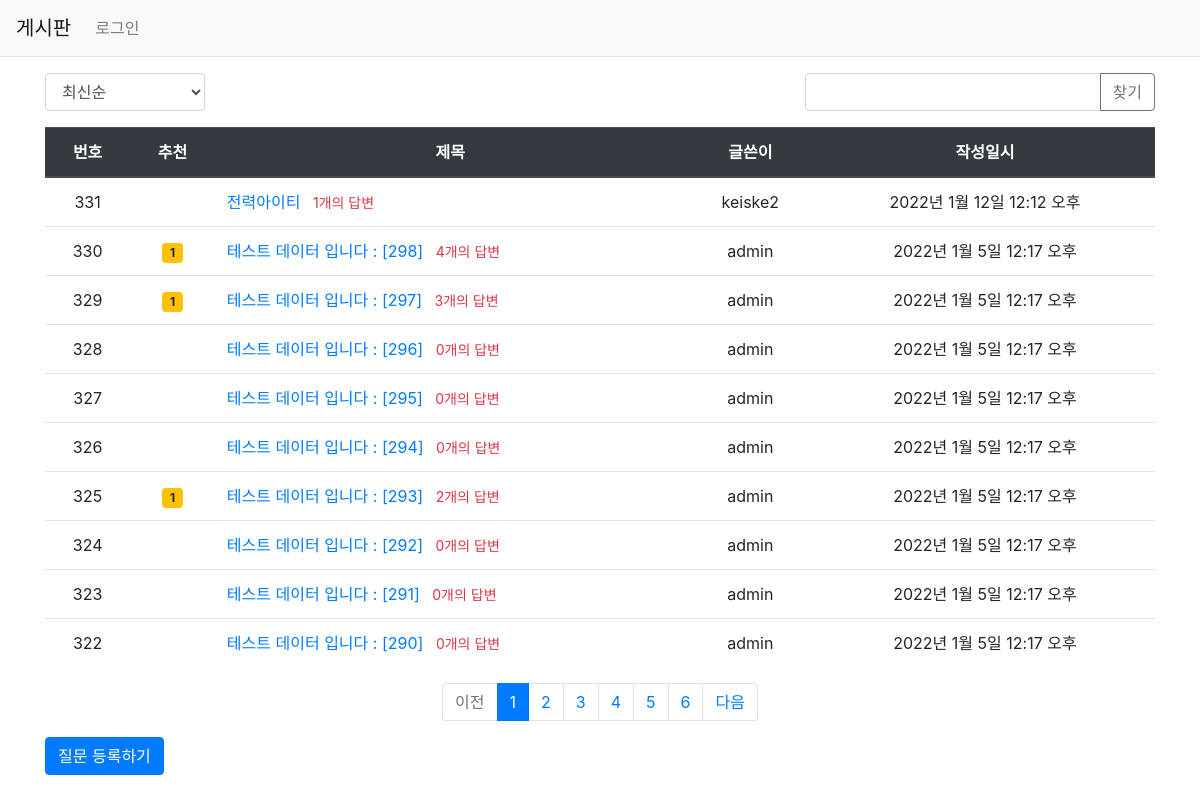
Page /pybo/ on the earlier database version.
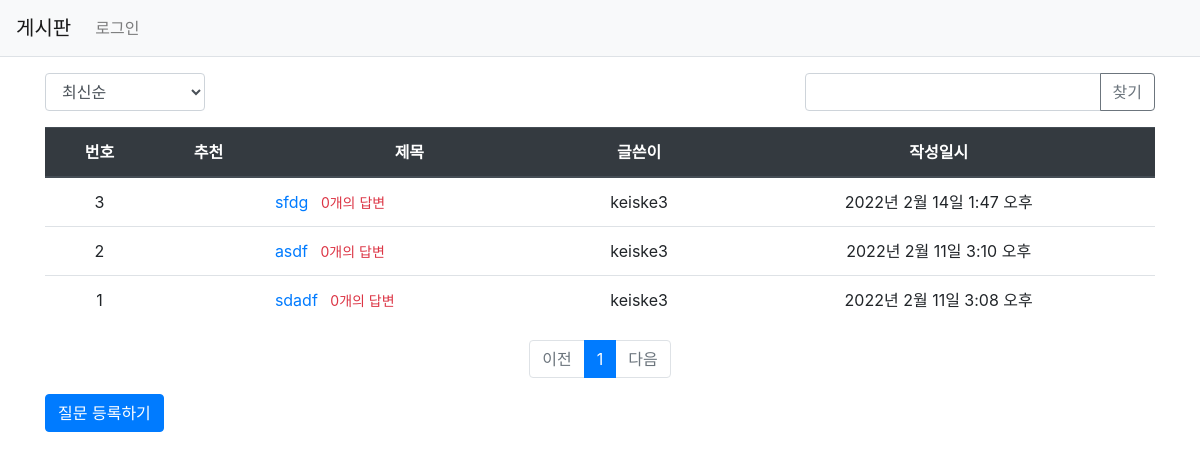
Same page on the later database version.
### pybo/models.py (models this page shows, shortened)
class Question(models.Model):
    author = models.ForeignKey(User, on_delete=models.CASCADE, related_name='author_question')
    subject = models.CharField(max_length=200)
    content = models.TextField()
    create_date = models.DateTimeField()
    modify_date = models.DateTimeField(null=True, blank=True)
    voter = models.ManyToManyField(User, related_name='voter_question')  # 추천인 추가

### pybo/views/base_views.py (the view, shortened to what this page needs)
# urls.py: path('', base_views.index, name='index'),
def index(request):
    logger.info("Print Info Level")
    """
    pybo 목록 출력
    """
    page = request.GET.get('page', '1') # 페이지
    kw = request.GET.get('kw', '') # 검색어
    so = request.GET.get('so', 'recent') # 정렬 기준
    if so == 'recommend':
        question_list=Question.objects.annotate(num_voter=Count('voter')).order_by('-num_voter', '-create_date')
    elif so == 'popular':
        question_list=Question.objects.annotate(num_answer=Count('answer')).order_by('-num_answer', '-create_date')
    else:
        question_list=Question.objects.order_by('-create_date')
    paginator = Paginator(question_list,10) # 페이지당 10개씩 보여주기
    page_obj = paginator.get_page(page)
    context = {'question_list': page_obj, 'page': page, 'kw': kw, 'so':so}
    return render(request, 'pybo/question_list.html', context)

### pybo/templatetags/pybo_filter.py (called while the page is built)
@register.filter
def sub(value, arg):
    return value - arg

### templates/pybo/question_list.html (shortened to what this page needs)
{% extends 'base.html' %}
{% load pybo_filter %}
{% block content %}
<div class="container my-3">
    <div class="row justify-content-between my-3">
        <div class="col-2">
            <select class="form-control so">
                <option value="recent" {% if so == 'recent' %}selected{% endif %}>최신순</option>
            </select>
        </div>
        <div class="col-4 input-group">
            <input type="text" class="form-control kw" value="{{ kw|default_if_none:''}}">
            <div class="input-group-append">
                <button class="btn btn-outline-secondary" type="button" id="btn_search">찾기</button>
            </div>
        </div>
    </div>
    <table class="table">
        <thead>
        <tr class="text-center thead-dark">
            <th>번호</th>
            <th>추천</th>
            <th tyle="width:50%">제목</th>
            <th>글쓴이</th>
            <th>작성일시</th>
        </tr>
        </thead>
        <tbody>
        {% if question_list %}
        {% for question in question_list %}
        <tr class="text-center">
            <td>
                {{ question_list.paginator.count|sub:question_list.start_index|sub:forloop.counter0|add:1 }}
            </td>
            <td>
                {% if question.voter.all.count > 0 %}
                <span class="badge badge-warning px-2 py-1">{{ question.voter.all.count }}</span>
                {% endif %}
            </td>
            <td class="text-left">
                <a href="{% url 'pybo:detail' question.id %}">{{ question.subject }}</a>
                {% if question.answer_set.count > 0 %}
                <span class="text-danger small ml-2">{{ question.answer_set.count }}개의 답변</span>
                {% else %}
                <span class="text-danger small ml-2">0개의 답변</span>
                {% endif %}
            </td>
            <td>{{ question.author.username }}</td>
            <td>{{ question.create_date }}</td>
        </tr>
        {% endfor %}
        {% else %}
        <tr>
            <td colspan="3">질문이 없습니다.</td>
        </tr>
        {% endif %}
        </tbody>
    </table>
        <ul class="pagination justify-content-center">
            {% if question_list.has_previous %}
            <li class="page-item">
                <a class="page-link" data-page="{{ question_list.previous_page_number }}" href="#">이전</a>
            </li>
            {% else %}
            <li class="page-item disabled">
                <a class="page-link" tabindex="-1" aria-disabled="true" href="#">이전</a>
            </li>
            {% endif %}
            {% for page_number in question_list.paginator.page_range %}
            {% if page_number >= question_list.number|add:-5 and page_number <= question_list.number|add:5 %}
                {% if page_number == question_list.number %}
                <li class="page-item active" aria-current="page">
                    <a class="page-link" data-page="{{ page_number }}" href="#">{{ page_number }}</a>
                </li>
                {% else %}
                <li class="page-item">
                    <a class="page-link" data-page="{{ page_number }}" href="#">{{ page_number }}</a>
                </li>
                {% endif %}
            {% endif %}
            {% endfor %}
            {% if question_list.has_next %}
            <li class="page-item">
                <a class="page-link" data-page="{{ question_list.next_page_number }}" href="#">다음</a>
            </li>
            {% else %}
            <li class="page-item disabled">
                <a class="page-link" tabindex="-1" aria-disabled="true" href="#">다음</a>
            </li>
            {% endif %}
        </ul>
    <a href="{% url 'pybo:question_create' %}" class="btn btn-primary">질문 등록하기</a>
</div>
{% endblock %}

### templates/base.html (shortened to what this page needs)
{% load static %}
<!doctype html>
<html lang="ko">
<head>
    <link rel="stylesheet" type="text/css" href="{% static 'bootstrap.min.css' %}">
    <link rel="stylesheet" type="text/css" href="{% static 'style.css' %}">
    <link rel="stylesheet" href="https://cdn.jsdelivr.net/npm/bootstrap@4.6.1/dist/css/bootstrap.min.css">
</head>
<body>
{% include "navbar.html" %}
{% block content %}
{% endblock %}
</body>
</html>

### templates/navbar.html (shortened to what this page needs)
<nav class="navbar navbar-expand-lg navbar-light bg-light border-bottom">
    <a class="navbar-brand" href="{% url 'pybo:index' %}">게시판</a>
    <div class="collapse navbar-collapse flex-grow-0" id="navbarNav">
        <ul class="navbar-nav">
            <li class="nav-item ">
                {% if user.is_authenticated %}
                <a class="nav-link" href="{% url 'common:logout' %}">{{ user.username }} 로그아웃</a>
                {% else %}
                <a class="nav-link" href="{% url 'common:login' %}">로그인</a>
                {% endif %}
            </li>
        </ul>
    </div>
</nav>

Differences in the rows shown:
removed Question: paginator.count|sub "331", subject "전력아이티", answer_set.count "1", author.username "keiske2", create_date "2022년 1월 12일 12:12 오후"
removed Question: paginator.count|sub "330", voter.all.count "1", subject "테스트 데이터 입니다 : [298]", answer_set.count "4", author.username "admin", create_date "2022년 1월 5일 12:17 오후"
removed Question: paginator.count|sub "329", voter.all.count "1", subject "테스트 데이터 입니다 : [297]", answer_set.count "3", author.username "admin", create_date "2022년 1월 5일 12:17 오후"
removed Question: paginator.count|sub "328", subject "테스트 데이터 입니다 : [296]", shows "0개의 답변", author.username "admin", create_date "2022년 1월 5일 12:17 오후"
removed Question: paginator.count|sub "327", subject "테스트 데이터 입니다 : [295]", shows "0개의 답변", author.username "admin", create_date "2022년 1월 5일 12:17 오후"
removed Question: paginator.count|sub "326", subject "테스트 데이터 입니다 : [294]", shows "0개의 답변", author.username "admin", create_date "2022년 1월 5일 12:17 오후"
removed Question: paginator.count|sub "325", voter.all.count "1", subject "테스트 데이터 입니다 : [293]", answer_set.count "2", author.username "admin", create_date "2022년 1월 5일 12:17 오후"
removed Question: paginator.count|sub "324", subject "테스트 데이터 입니다 : [292]", shows "0개의 답변", author.username "admin", create_date "2022년 1월 5일 12:17 오후"
removed Question: paginator.count|sub "323", subject "테스트 데이터 입니다 : [291]", shows "0개의 답변", author.username "admin", create_date "2022년 1월 5일 12:17 오후"
removed Question: paginator.count|sub "322", subject "테스트 데이터 입니다 : [290]", shows "0개의 답변", author.username "admin", create_date "2022년 1월 5일 12:17 오후"
now on this page (row edited): Question: paginator.count|sub "3", subject "sfdg", shows "0개의 답변", author.username "keiske3", create_date "2022년 2월 14일 1:47 오후"
added Question: paginator.count|sub "2", subject "asdf", shows "0개의 답변", author.username "keiske3", create_date "2022년 2월 11일 3:10 오후"
added Question: paginator.count|sub "1", subject "sdadf", shows "0개의 답변", author.username "keiske3", create_date "2022년 2월 11일 3:08 오후"
Other differences:
list line gone: "2"
list line gone: "3"
list line gone: "4"
list line gone: "5"
list line gone: "6"
